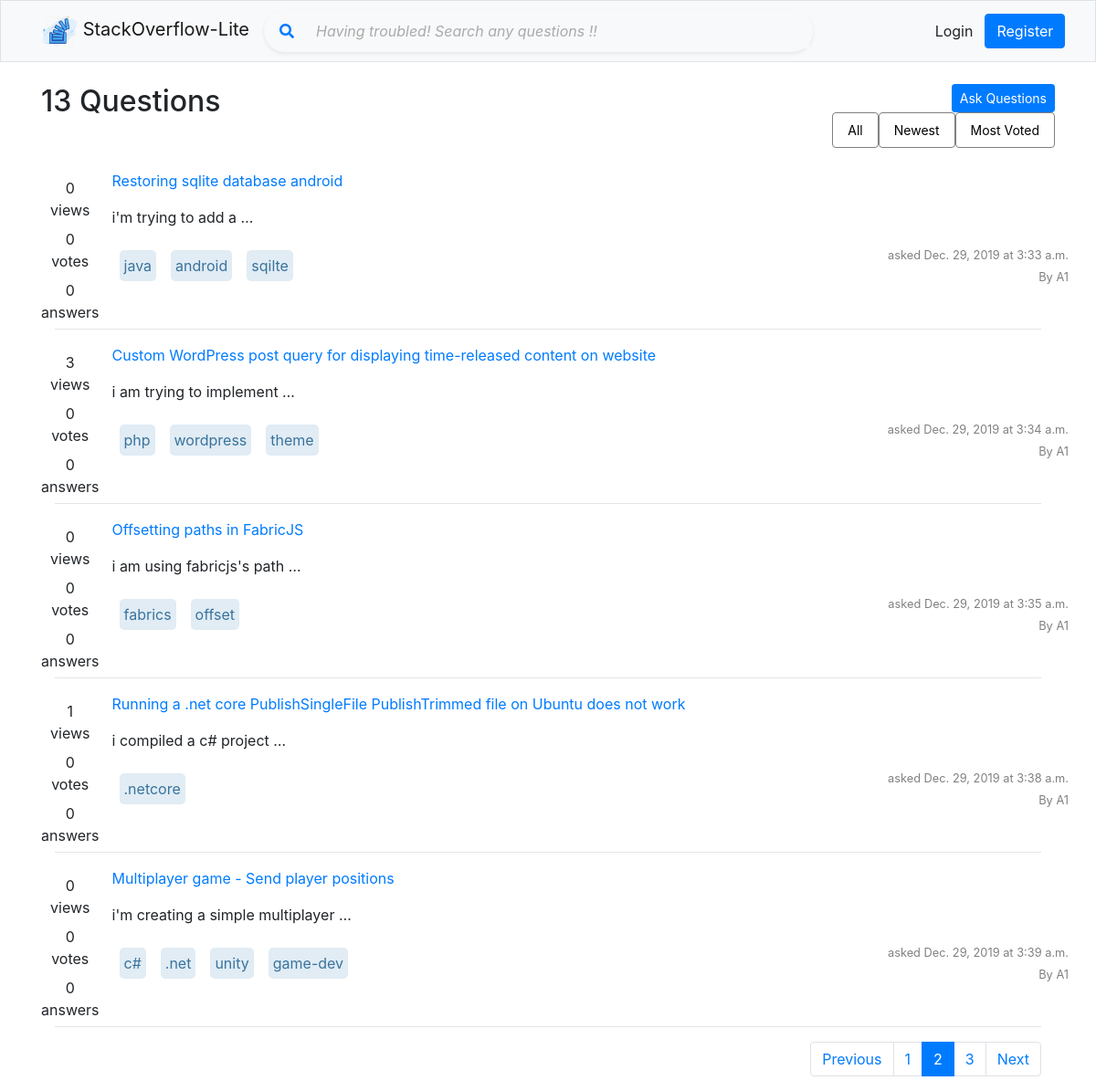
Screenshot of /?page=2 with the database file from the repository.
### overflow/models/QuestionModel.py (models this page shows, shortened)
class QuestionModel(models.Model):
    title = models.CharField(max_length=120, unique=True)
    description = RichTextField(null=True)
    tag = models.CharField(max_length=120, null=True)
    views = models.PositiveIntegerField(default=0)
    final_answer_id = models.IntegerField(null=True)
    asked_at = models.DateTimeField(auto_now_add=True)
    modified_on = models.DateTimeField(auto_now=True)
    asked_by = models.ForeignKey(User, null=True, on_delete=models.SET_NULL)
    def tag_split(self):
        if self.tag:
            return self.tag.split(',')
    def answer_count(self):
        return self.am_question.count()
    def get_vote_count(self):
        result = self.qvm_question.aggregate(Sum('vote'))['vote__sum']
        if result:
            return result
        else:
            return 0

### overflow/views/index.py (the view, shortened to what this page needs)
# urls.py: path('', index.index, name='home'),
def index(request):
    question_list = []
    current_page_number = 1
    if request.method == "GET":
        current_page_number = request.GET.get('page', 1)
        question_filter = request.GET.get('query', None)
        if question_filter is None:
            question_list = QuestionModel.objects.all()
    else:
        question_search = request.POST.get('search_bar')
        if question_search is not None:
            question_list = QuestionModel.objects.filter(title__icontains=question_search)
    paginator = Paginator(question_list, pagination_limit())
    try:
        questions = paginator.page(current_page_number)
    except PageNotAnInteger:
        questions = paginator.page(1)
    except EmptyPage:
        questions = paginator.page(paginator.num_pages)
    return render(request, 'overflow/index/index.html', {
        'questions': questions,
        'questions_count': question_list.count()
    })

### overflow/helper.py (called while the page is built)
def pagination_limit():
    return int(5)

### templates/overflow/index/index.html (shortened to what this page needs)
{% extends 'shared/_layout.html' %}
{% load static %}
{% block content %}
    <div class="container mt-4">
        <div class="row">
            <div class="col">
                <div class="col-xs-12">
                    <div class="col-xs-6" style="float: left; margin-right:60%;">
                        <h2>{{ questions_count }} Questions</h2>
                    </div>
                    <div class="col-xs-6" style="float: right;">
                        <a href="{% url 'ask_question' %}" class="btn btn-primary btn-sm">Ask Questions</a>
                    </div>
                </div>
                <div class="col-xs-12" style="float: right;">
                    <nav class="nav nav-pills">
                        <a class="btn-sm btn-outline-secondary nav-link" href="{% url 'home' %}?query=all">All</a>
                        <a class="btn-sm btn-outline-secondary nav-link" href="{% url 'home' %}?query=newest">Newest</a>
                        <a class="btn-sm btn-outline-secondary nav-link" href="{% url 'home' %}?query=most_voted">Most
                            Voted</a>
                    </nav>
                </div>
            </div>
        </div>
        <br>
        <div>
            <div class="col-xl-12">
                {% for question in questions %}
                    <div class="row">
                        <div class="col-xl-1 mb-2">
                            <div style="float: left; height: 150px; text-align: center;">
                                <div class="mt-2">
                                    {{ question.views }} <br>
                                    views
                                </div>
                                <div class="mt-2">
                                    {{ question.get_vote_count }} <br> votes
                                </div>
                                <div class="mt-2">
                                    {{ question.answer_count }} <br> answers
                                </div>
                            </div>
                        </div>
                        <div class="col">
                            <div class="row">
                                <div class="col">
                                    <a href="{% url 'question_detail' question.pk %}">{{ question.title | capfirst }}</a>
                                    <p>{{ question.description | safe | lower | truncatewords:5 }}</p>
                                </div>
                            </div>
                            <div class="row">
                                <div class="col-xl-8">
                                    {% for tag in question.tag_split %}
                                        <p id="tech_tag">
                                            {{ tag }}
                                        </p>
                                    {% endfor %}
                                </div>
                                <div class="col-xl-4 text-right">
                                    <small>asked {{ question.asked_at | date }}
                                        at {{ question.asked_at | time }}</small>
                                    <br>
                                    <small>By {{ question.asked_by | capfirst }} </small>
                                </div>
                            </div>
                        </div>
                    </div>
                    <hr>
                {% endfor %}
            </div>
            <div style="float: right;">
                {% if questions.has_other_pages %}
                    <ul class="pagination">
                        {% if questions.has_previous %}
                            <li class="page-item"><a class="page-link"
                                                     href="?page={{ questions.previous_page_number }}">Previous</a>
                            </li>
                        {% else %}
                            <li class="page-item disabled"><span><a class="page-link">Previous</a></span></li>
                        {% endif %}
                        {% for i in questions.paginator.page_range %}
                            {% if questions.number == i %}
                                <li class="active page-item"><span class="page-link">{{ i }} </span></li>
                            {% else %}
                                <li class="page-item"><a class="page-link" href="?page={{ i }}">{{ i }}</a></li>
                            {% endif %}
                        {% endfor %}
                        {% if questions.has_next %}
                            <li class="page-item"><a class="page-link"
                                                     href="?page={{ questions.next_page_number }}">Next</a></li>
                        {% else %}
                            <li class="page-item disabled"><span><a href="" class="page-link">Next</a></span></li>
                        {% endif %}
                    </ul>
                {% endif %}
            </div>
        </div>
    </div>
{% endblock %}

### static/Shared/app.css (style rules this page uses)
a.nav-link { color: black; border: 1px solid grey; }
#tech_tag { padding: 5px; text-align: center; margin: 8px; background-color: #E1ECF4; border-radius: 5px; float: left; color: #39739d; }
small { text-align: center; color: gray; }

### rows the page displays
QuestionModel: views "0", get_vote_count "0", answer_count "0", title "Restoring sqlite database android", description "i'm trying to add a …", tag_split "java" "android" "sqilte", asked_at "Dec. 29, 2019", asked_at "3:33 a.m.", asked_by "A1"
QuestionModel: views "3", get_vote_count "0", answer_count "0", title "Custom WordPress post query for displaying time-released content on website", description "i am trying to implement …", tag_split "php" "wordpress" "theme", asked_at "Dec. 29, 2019", asked_at "3:34 a.m.", asked_by "A1"
QuestionModel: views "0", get_vote_count "0", answer_count "0", title "Offsetting paths in FabricJS", description "i am using fabricjs's path …", tag_split "fabrics" "offset", asked_at "Dec. 29, 2019", asked_at "3:35 a.m.", asked_by "A1"
QuestionModel: views "1", get_vote_count "0", answer_count "0", title "Running a .net core PublishSingleFile PublishTrimmed file on Ubuntu does not work", description "i compiled a c# project …", tag_split ".netcore", asked_at "Dec. 29, 2019", asked_at "3:38 a.m.", asked_by "A1"
QuestionModel: views "0", get_vote_count "0", answer_count "0", title "Multiplayer game - Send player positions", description "i'm creating a simple multiplayer …", tag_split "c#" ".net" "unity" "game-dev", asked_at "Dec. 29, 2019", asked_at "3:39 a.m.", asked_by "A1"

### other values shown
{{ questions_count }} "13"
{{ i }} "1" "3"
{{ i }} "2"
